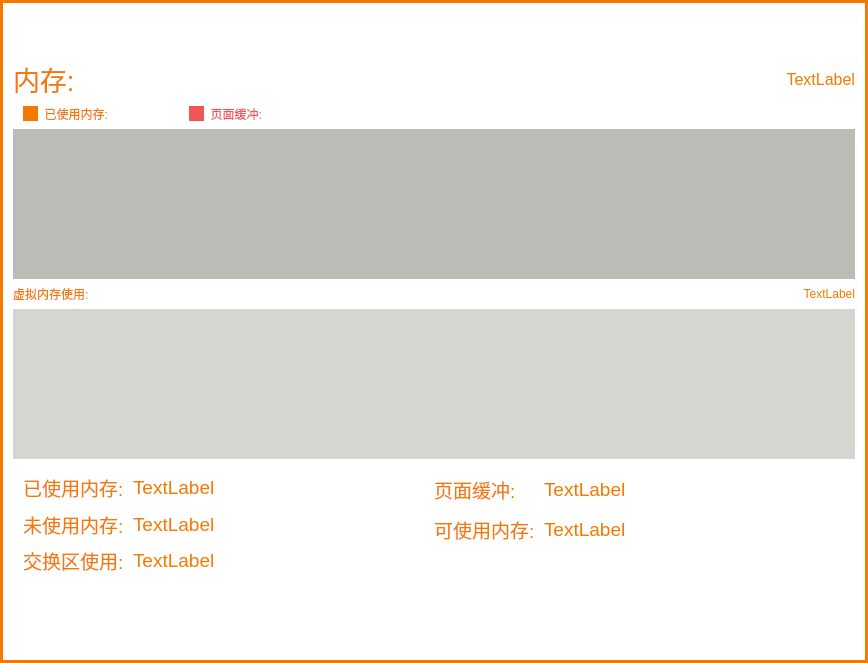
<?xml version="1.0" encoding="UTF-8"?>
<ui version="4.0">
 <class>ramstats</class>
 <widget class="QWidget" name="ramstats">
  <property name="geometry">
   <rect>
    <x>0</x>
    <y>0</y>
    <width>868</width>
    <height>663</height>
   </rect>
  </property>
  <property name="windowTitle">
   <string>Form</string>
  </property>
  <layout class="QGridLayout" name="gridLayout_3">
   <property name="leftMargin">
    <number>0</number>
   </property>
   <property name="topMargin">
    <number>0</number>
   </property>
   <property name="rightMargin">
    <number>0</number>
   </property>
   <property name="bottomMargin">
    <number>0</number>
   </property>
   <property name="spacing">
    <number>0</number>
   </property>
   <item row="0" column="0">
    <widget class="QFrame" name="frame">
     <property name="styleSheet">
      <string notr="true">color: rgb(245,121,0);
background-color: rgb(255, 255, 255);</string>
     </property>
     <property name="frameShape">
      <enum>QFrame::Box</enum>
     </property>
     <property name="frameShadow">
      <enum>QFrame::Plain</enum>
     </property>
     <property name="lineWidth">
      <number>3</number>
     </property>
     <layout class="QGridLayout" name="gridLayout_4">
      <property name="leftMargin">
       <number>10</number>
      </property>
      <property name="topMargin">
       <number>10</number>
      </property>
      <property name="rightMargin">
       <number>10</number>
      </property>
      <property name="bottomMargin">
       <number>10</number>
      </property>
      <property name="spacing">
       <number>0</number>
      </property>
      <item row="0" column="0">
       <layout class="QVBoxLayout" name="verticalLayout">
        <item>
         <layout class="QHBoxLayout" name="horizontalLayout">
          <item>
           <widget class="QLabel" name="label_ram">
            <property name="sizePolicy">
             <sizepolicy hsizetype="Preferred" vsizetype="Fixed">
              <horstretch>0</horstretch>
              <verstretch>0</verstretch>
             </sizepolicy>
            </property>
            <property name="minimumSize">
             <size>
              <width>0</width>
              <height>30</height>
             </size>
            </property>
            <property name="maximumSize">
             <size>
              <width>16777215</width>
              <height>30</height>
             </size>
            </property>
            <property name="sizeIncrement">
             <size>
              <width>0</width>
              <height>0</height>
             </size>
            </property>
            <property name="font">
             <font>
              <pointsize>20</pointsize>
             </font>
            </property>
            <property name="text">
             <string>内存:</string>
            </property>
            <property name="alignment">
             <set>Qt::AlignLeading|Qt::AlignLeft|Qt::AlignVCenter</set>
            </property>
           </widget>
          </item>
          <item>
           <widget class="QLabel" name="ram_total">
            <property name="sizePolicy">
             <sizepolicy hsizetype="Preferred" vsizetype="Fixed">
              <horstretch>0</horstretch>
              <verstretch>0</verstretch>
             </sizepolicy>
            </property>
            <property name="minimumSize">
             <size>
              <width>0</width>
              <height>30</height>
             </size>
            </property>
            <property name="maximumSize">
             <size>
              <width>16777215</width>
              <height>30</height>
             </size>
            </property>
            <property name="sizeIncrement">
             <size>
              <width>0</width>
              <height>30</height>
             </size>
            </property>
            <property name="font">
             <font>
              <pointsize>12</pointsize>
             </font>
            </property>
            <property name="text">
             <string>TextLabel</string>
            </property>
            <property name="alignment">
             <set>Qt::AlignRight|Qt::AlignTrailing|Qt::AlignVCenter</set>
            </property>
           </widget>
          </item>
         </layout>
        </item>
        <item>
         <spacer name="verticalSpacer_4">
          <property name="orientation">
           <enum>Qt::Vertical</enum>
          </property>
          <property name="sizeType">
           <enum>QSizePolicy::Fixed</enum>
          </property>
          <property name="sizeHint" stdset="0">
           <size>
            <width>20</width>
            <height>5</height>
           </size>
          </property>
         </spacer>
        </item>
        <item>
         <layout class="QHBoxLayout" name="horizontalLayout_4">
          <property name="leftMargin">
           <number>10</number>
          </property>
          <item>
           <widget class="Line" name="color1">
            <property name="sizePolicy">
             <sizepolicy hsizetype="Minimum" vsizetype="Preferred">
              <horstretch>0</horstretch>
              <verstretch>0</verstretch>
             </sizepolicy>
            </property>
            <property name="minimumSize">
             <size>
              <width>15</width>
              <height>15</height>
             </size>
            </property>
            <property name="maximumSize">
             <size>
              <width>15</width>
              <height>15</height>
             </size>
            </property>
            <property name="frameShadow">
             <enum>QFrame::Plain</enum>
            </property>
            <property name="lineWidth">
             <number>15</number>
            </property>
            <property name="midLineWidth">
             <number>0</number>
            </property>
            <property name="orientation">
             <enum>Qt::Horizontal</enum>
            </property>
           </widget>
          </item>
          <item>
           <widget class="QLabel" name="label1">
            <property name="sizePolicy">
             <sizepolicy hsizetype="Preferred" vsizetype="Fixed">
              <horstretch>0</horstretch>
              <verstretch>0</verstretch>
             </sizepolicy>
            </property>
            <property name="minimumSize">
             <size>
              <width>150</width>
              <height>30</height>
             </size>
            </property>
            <property name="text">
             <string>  已使用内存:</string>
            </property>
            <property name="alignment">
             <set>Qt::AlignLeading|Qt::AlignLeft|Qt::AlignVCenter</set>
            </property>
           </widget>
          </item>
          <item>
           <widget class="Line" name="color2">
            <property name="sizePolicy">
             <sizepolicy hsizetype="Minimum" vsizetype="Preferred">
              <horstretch>0</horstretch>
              <verstretch>0</verstretch>
             </sizepolicy>
            </property>
            <property name="minimumSize">
             <size>
              <width>15</width>
              <height>15</height>
             </size>
            </property>
            <property name="maximumSize">
             <size>
              <width>15</width>
              <height>15</height>
             </size>
            </property>
            <property name="styleSheet">
             <string notr="true">color: rgb(241,85,85);</string>
            </property>
            <property name="frameShadow">
             <enum>QFrame::Plain</enum>
            </property>
            <property name="lineWidth">
             <number>15</number>
            </property>
            <property name="orientation">
             <enum>Qt::Horizontal</enum>
            </property>
           </widget>
          </item>
          <item>
           <widget class="QLabel" name="label2">
            <property name="sizePolicy">
             <sizepolicy hsizetype="Preferred" vsizetype="Fixed">
              <horstretch>0</horstretch>
              <verstretch>0</verstretch>
             </sizepolicy>
            </property>
            <property name="minimumSize">
             <size>
              <width>0</width>
              <height>30</height>
             </size>
            </property>
            <property name="styleSheet">
             <string notr="true">color: rgb(241,85,85);</string>
            </property>
            <property name="text">
             <string>  页面缓冲:</string>
            </property>
            <property name="alignment">
             <set>Qt::AlignLeading|Qt::AlignLeft|Qt::AlignVCenter</set>
            </property>
           </widget>
          </item>
          <item>
           <spacer name="horizontalSpacer">
            <property name="orientation">
             <enum>Qt::Horizontal</enum>
            </property>
            <property name="sizeType">
             <enum>QSizePolicy::Fixed</enum>
            </property>
            <property name="sizeHint" stdset="0">
             <size>
              <width>500</width>
              <height>20</height>
             </size>
            </property>
           </spacer>
          </item>
         </layout>
        </item>
        <item>
         <widget class="QCustomPlot" name="ram_plot" native="true">
          <property name="sizePolicy">
           <sizepolicy hsizetype="Preferred" vsizetype="Expanding">
            <horstretch>0</horstretch>
            <verstretch>0</verstretch>
           </sizepolicy>
          </property>
          <property name="maximumSize">
           <size>
            <width>16777215</width>
            <height>150</height>
           </size>
          </property>
          <property name="styleSheet">
           <string notr="true">background-color: rgb(186, 189, 182);</string>
          </property>
         </widget>
        </item>
        <item>
         <layout class="QHBoxLayout" name="horizontalLayout_5">
          <item>
           <widget class="QLabel" name="label_swap">
            <property name="sizePolicy">
             <sizepolicy hsizetype="Preferred" vsizetype="Fixed">
              <horstretch>0</horstretch>
              <verstretch>0</verstretch>
             </sizepolicy>
            </property>
            <property name="minimumSize">
             <size>
              <width>0</width>
              <height>30</height>
             </size>
            </property>
            <property name="text">
             <string>虚拟内存使用:</string>
            </property>
            <property name="alignment">
             <set>Qt::AlignLeading|Qt::AlignLeft|Qt::AlignVCenter</set>
            </property>
           </widget>
          </item>
          <item>
           <widget class="QLabel" name="swap">
            <property name="sizePolicy">
             <sizepolicy hsizetype="Preferred" vsizetype="Fixed">
              <horstretch>0</horstretch>
              <verstretch>0</verstretch>
             </sizepolicy>
            </property>
            <property name="minimumSize">
             <size>
              <width>0</width>
              <height>30</height>
             </size>
            </property>
            <property name="text">
             <string>TextLabel</string>
            </property>
            <property name="alignment">
             <set>Qt::AlignRight|Qt::AlignTrailing|Qt::AlignVCenter</set>
            </property>
           </widget>
          </item>
         </layout>
        </item>
        <item>
         <widget class="QCustomPlot" name="swap_plot" native="true">
          <property name="sizePolicy">
           <sizepolicy hsizetype="Preferred" vsizetype="Expanding">
            <horstretch>0</horstretch>
            <verstretch>0</verstretch>
           </sizepolicy>
          </property>
          <property name="maximumSize">
           <size>
            <width>16777215</width>
            <height>150</height>
           </size>
          </property>
          <property name="styleSheet">
           <string notr="true">background-color: rgb(211, 215, 207);</string>
          </property>
         </widget>
        </item>
        <item>
         <spacer name="verticalSpacer_2">
          <property name="orientation">
           <enum>Qt::Vertical</enum>
          </property>
          <property name="sizeType">
           <enum>QSizePolicy::Fixed</enum>
          </property>
          <property name="sizeHint" stdset="0">
           <size>
            <width>20</width>
            <height>10</height>
           </size>
          </property>
         </spacer>
        </item>
        <item>
         <layout class="QHBoxLayout" name="horizontalLayout_2">
          <property name="spacing">
           <number>0</number>
          </property>
          <property name="leftMargin">
           <number>0</number>
          </property>
          <item>
           <layout class="QGridLayout" name="gridLayout">
            <property name="leftMargin">
             <number>10</number>
            </property>
            <item row="1" column="1">
             <widget class="QLabel" name="memused">
              <property name="minimumSize">
               <size>
                <width>0</width>
                <height>30</height>
               </size>
              </property>
              <property name="maximumSize">
               <size>
                <width>16777215</width>
                <height>40</height>
               </size>
              </property>
              <property name="font">
               <font>
                <pointsize>14</pointsize>
               </font>
              </property>
              <property name="text">
               <string>TextLabel</string>
              </property>
             </widget>
            </item>
            <item row="2" column="0">
             <widget class="QLabel" name="label_memunused">
              <property name="minimumSize">
               <size>
                <width>0</width>
                <height>30</height>
               </size>
              </property>
              <property name="maximumSize">
               <size>
                <width>110</width>
                <height>40</height>
               </size>
              </property>
              <property name="font">
               <font>
                <pointsize>14</pointsize>
               </font>
              </property>
              <property name="text">
               <string>未使用内存:</string>
              </property>
             </widget>
            </item>
            <item row="1" column="0">
             <widget class="QLabel" name="label_memused">
              <property name="minimumSize">
               <size>
                <width>0</width>
                <height>30</height>
               </size>
              </property>
              <property name="maximumSize">
               <size>
                <width>110</width>
                <height>40</height>
               </size>
              </property>
              <property name="font">
               <font>
                <pointsize>14</pointsize>
               </font>
              </property>
              <property name="text">
               <string>已使用内存:</string>
              </property>
             </widget>
            </item>
            <item row="2" column="1">
             <widget class="QLabel" name="memunused">
              <property name="minimumSize">
               <size>
                <width>0</width>
                <height>30</height>
               </size>
              </property>
              <property name="maximumSize">
               <size>
                <width>16777215</width>
                <height>40</height>
               </size>
              </property>
              <property name="font">
               <font>
                <pointsize>14</pointsize>
               </font>
              </property>
              <property name="text">
               <string>TextLabel</string>
              </property>
             </widget>
            </item>
            <item row="3" column="0">
             <widget class="QLabel" name="label_swap_2">
              <property name="minimumSize">
               <size>
                <width>0</width>
                <height>30</height>
               </size>
              </property>
              <property name="maximumSize">
               <size>
                <width>110</width>
                <height>40</height>
               </size>
              </property>
              <property name="font">
               <font>
                <pointsize>14</pointsize>
               </font>
              </property>
              <property name="text">
               <string>交换区使用:</string>
              </property>
             </widget>
            </item>
            <item row="3" column="1">
             <widget class="QLabel" name="swap_num">
              <property name="minimumSize">
               <size>
                <width>0</width>
                <height>30</height>
               </size>
              </property>
              <property name="maximumSize">
               <size>
                <width>16777215</width>
                <height>40</height>
               </size>
              </property>
              <property name="font">
               <font>
                <pointsize>14</pointsize>
               </font>
              </property>
              <property name="text">
               <string>TextLabel</string>
              </property>
             </widget>
            </item>
           </layout>
          </item>
          <item>
           <layout class="QGridLayout" name="gridLayout_2">
            <item row="1" column="0">
             <widget class="QLabel" name="label_avai">
              <property name="minimumSize">
               <size>
                <width>0</width>
                <height>30</height>
               </size>
              </property>
              <property name="maximumSize">
               <size>
                <width>110</width>
                <height>40</height>
               </size>
              </property>
              <property name="font">
               <font>
                <pointsize>14</pointsize>
               </font>
              </property>
              <property name="text">
               <string>可使用内存:</string>
              </property>
             </widget>
            </item>
            <item row="0" column="0">
             <widget class="QLabel" name="label_buff">
              <property name="minimumSize">
               <size>
                <width>0</width>
                <height>30</height>
               </size>
              </property>
              <property name="maximumSize">
               <size>
                <width>110</width>
                <height>40</height>
               </size>
              </property>
              <property name="font">
               <font>
                <pointsize>14</pointsize>
               </font>
              </property>
              <property name="text">
               <string>页面缓冲:</string>
              </property>
             </widget>
            </item>
            <item row="1" column="1">
             <widget class="QLabel" name="memavai">
              <property name="minimumSize">
               <size>
                <width>0</width>
                <height>30</height>
               </size>
              </property>
              <property name="maximumSize">
               <size>
                <width>16777215</width>
                <height>40</height>
               </size>
              </property>
              <property name="font">
               <font>
                <pointsize>14</pointsize>
               </font>
              </property>
              <property name="text">
               <string>TextLabel</string>
              </property>
             </widget>
            </item>
            <item row="0" column="1">
             <widget class="QLabel" name="buff">
              <property name="minimumSize">
               <size>
                <width>0</width>
                <height>30</height>
               </size>
              </property>
              <property name="maximumSize">
               <size>
                <width>16777215</width>
                <height>40</height>
               </size>
              </property>
              <property name="font">
               <font>
                <pointsize>14</pointsize>
               </font>
              </property>
              <property name="text">
               <string>TextLabel</string>
              </property>
             </widget>
            </item>
            <item row="2" column="0">
             <spacer name="verticalSpacer_3">
              <property name="orientation">
               <enum>Qt::Vertical</enum>
              </property>
              <property name="sizeType">
               <enum>QSizePolicy::Fixed</enum>
              </property>
              <property name="sizeHint" stdset="0">
               <size>
                <width>20</width>
                <height>30</height>
               </size>
              </property>
             </spacer>
            </item>
           </layout>
          </item>
         </layout>
        </item>
       </layout>
      </item>
      <item row="1" column="0">
       <spacer name="verticalSpacer">
        <property name="orientation">
         <enum>Qt::Vertical</enum>
        </property>
        <property name="sizeType">
         <enum>QSizePolicy::Fixed</enum>
        </property>
        <property name="sizeHint" stdset="0">
         <size>
          <width>20</width>
          <height>20</height>
         </size>
        </property>
       </spacer>
      </item>
     </layout>
    </widget>
   </item>
  </layout>
 </widget>
 <customwidgets>
  <customwidget>
   <class>QCustomPlot</class>
   <extends>QWidget</extends>
   <header>qcustomplot.h</header>
   <container>1</container>
  </customwidget>
 </customwidgets>
 <resources/>
 <connections/>
</ui>
